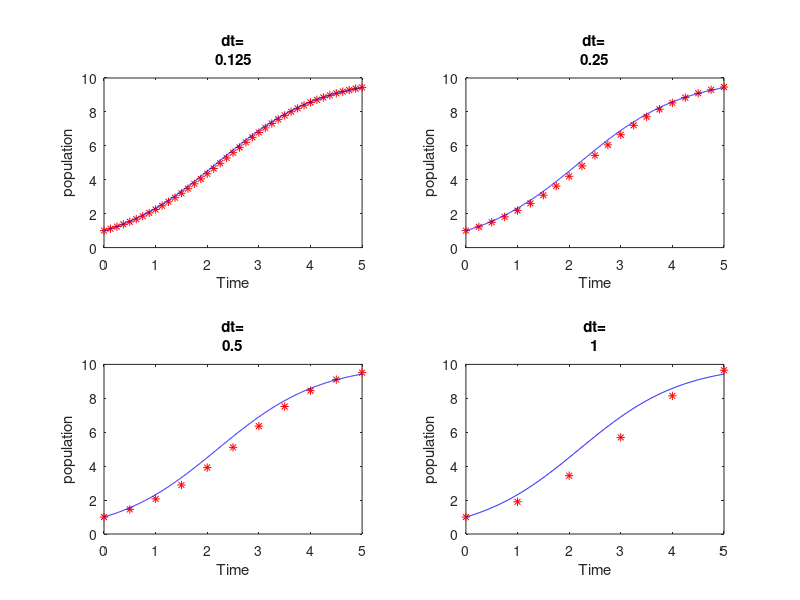

This chart was generated by the following MATLAB code: (Note: this script raises an error after producing the figure.)
%                  WORKSHEET 1- EXPLICIT ODE (E. Breznik, J. C. Medina, I. Tominec)
%
% This program solves an ODE for the following explicit methods:
% explicit Euler, Heun and Runge-Kutta. The ODE is p'=(1-p/10)*p
% Moreover, the change of the error by reducing the time steps 
% for 1,1/2,1/4 and 1/8 and also an approximation error are calculated 
%
% Note:
% Design considerations: *The graphics for each dt are shown sepparately in
% the same subplot to appreciate better the change of accuracy. 
% *Each method must be chosen in the code by uncommenting it (@ line 37). We chose not to
% run the three methods simultaniously so that there would be no 6
% different graph/table windows at the same time.
%                         26 October 2014


function worksheet1

 %Initial conditions
 t_start=0;
 t_end=5;
 initval=1;

 DT=[1/8,1/4,1/2,1,1/16];  % We need  the 1/16 value for de reduced error
 
 error1=zeros(1,5);      
 errorRed=zeros(1,4);
 errorApp=zeros(1,4);
 
 
 
 for i=1:5
  f=[initval];           % We begin the function with the initial condition
  dt=DT(i);        % A different dt is chosen for each for cycle 
  N=(t_end-t_start)/dt;   
  
  
% !!! MANUALLY please choose between ExplicitEuler, Heun or RungeKutta 
  [f,error]=ExplicitEuler(f,t_start,dt,N);
  %[f,error]=Heun(f,t_start,dt,N);
  %[f,error]=RungeKutta(f,t_start,dt,N);
  
  
  error1(i)=error;
        
 if(i==5)    % This is the case when dt=1/16 and there is no neccesity for plotting it
     break
 end
 
 %%%%%%%APPROXIMATE ERROR%%%%%%%%%%%
 switch i
     case 1 
        g=f;        % G is the array that stores the values of the best approximation
     case 2
         for j=2:N+1                                   % j=1 is the initial conditions. It runs until N+1 because of the N steps plus the initial condition.  
         errorApp(2)=errorApp(2)+(f(j)-g(2*j-1))^2;    % Each value of the dt=1/4  is compared for the respective 2*j-1 of g
         end
        errorApp(2)=sqrt(errorApp(2)*dt/5);
     case 3
         for j=2:N+1
          errorApp(3)=errorApp(3)+(f(j)-g(4*j-3))^2;  % Each value of the dt=1/2  is compared for the respective 4*j-2 of g
         end
         errorApp(3)=sqrt(errorApp(3)*dt/5); 
     case 4
         for j=2:N+1
         errorApp(4)= errorApp(4)+(f(j)-g(8*j-7))^2;   % Each value of the dt=1 is compared for the respective 2*j-1 of g
         end
          errorApp(4)=sqrt( errorApp(4)*dt/5);    
       
 end   

%%%%%%PLOTTING%%%%%%%%%%%%% 
 
 % Plot numerical solution (red)
subplot(2,2,i)
 plot(t_start + dt*[0:N], f, 'r*');
hold on

% Compare with exact solution (blue)
t_plot = [ t_start : 0.01*dt : t_end ];
plot(t_plot, f_ex(t_plot), 'b');

%Plot design
xlabel('time');
ylabel('population');
title({'dt=',dt});
xlabel('Time');

clear f    % Beginn f again from scratch for next dt
 end       % END of the four iterations

%%%%%%%REDUCED ERROR%%%%%%%
errorRed(1)=error1(1)/error1(5);  % We need the extra value for dt=1/16
errorRed(2)=error1(2)/error1(1);
errorRed(3)=error1(3)/error1(2);
errorRed(4)=error1(4)/error1(3);
 
 
 
%%%%%%%%CREATE THE TABLE%%%%%%%%%%
 f = figure('Position',[440 500 461 146]);

% create the data
data = [error1(1:4); errorRed(1:4);errorApp(1:4)];

% Create the column and row names in cell arrays 
cnames = {'dt=1/8','dt=1/4','dt=1/2','dt=1'};
rnames = {'Error','Error red.','Error app.'};

% Create the uitable
t = uitable(f,'Data',data,...
            'ColumnName',cnames,... 
            'RowName',rnames);

% Set width and height
t.Position(3) = t.Extent(3);
t.Position(4) = t.Extent(4);

end

%%%%NUMMERICAL METHODS AS FUNCTIONS%%%%

function [f,error]=ExplicitEuler(f,t_start,dt,N)
error=0;
for t = t_start + dt*( 1:(N) )
    f(end+1)=f(end)+dt*Pprime(f(end) ,t);   % Instead of using an index k to save the values of Yn+1, we use the f(end+1)=F(f(end)) to create the array 
    error=error+(f(end)-f_ex(t))^2;
    
end
error=sqrt(error*dt/5);
end

function [f,error]=Heun(f,t_start,dt,N)
error=0;
for t = t_start + dt*( 1:(N) )
    f(end+1)=f(end)+dt*.5*(Pprime(f(end) ,t)+Pprime(f(end)+dt*Pprime(f(end),t),t+dt)); 
    error=error+(f(end)-f_ex(t))^2;
end
 error=sqrt(error*dt/5);
end

function [f,error]=RungeKutta(f,t_start,dt,N)
error=0;
for t = t_start + dt*( 1:(N) )
    P1=Pprime(f(end),t);
    P2=Pprime(f(end)+(dt/2)*P1,t+dt/2);
    P3=Pprime(f(end)+(dt/2)*P2,t+dt/2);
    P4=Pprime(f(end)+dt*P3,t+dt);
    f(end+1)=f(end)+(dt/6)*(P1+2*P2+2*P3+P4);
    error=error+(f(end)-f_ex(t))^2;          
end
error=sqrt(error*dt/5);
end

%%%%DERIVATIVE AND EXACT FUNCTION%%%%%
function dp= Pprime(p,t)    % Calculates de derivative for a certain p and time
   dp=(1-p/10)*p;
end

function p = f_ex(t)        % Exact solution of the ODE at a certain time
    p=10./(1+9*exp(-t));
end







